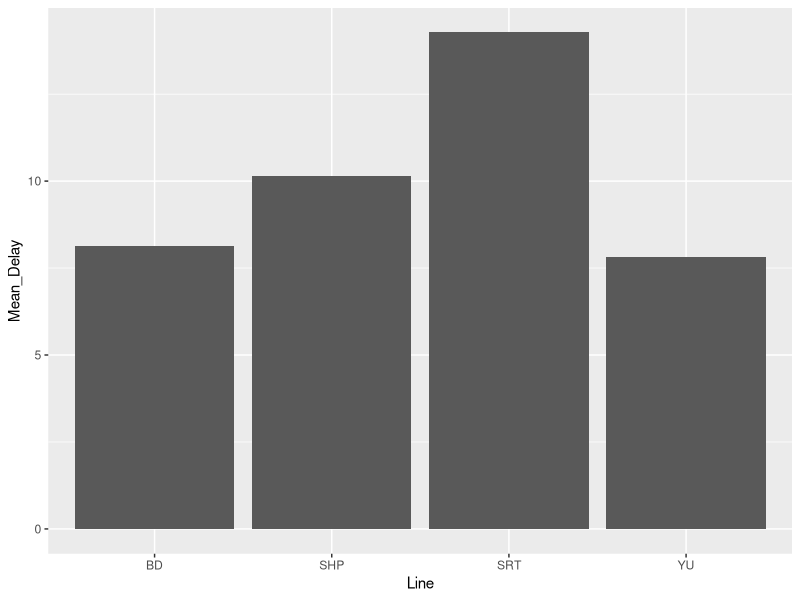
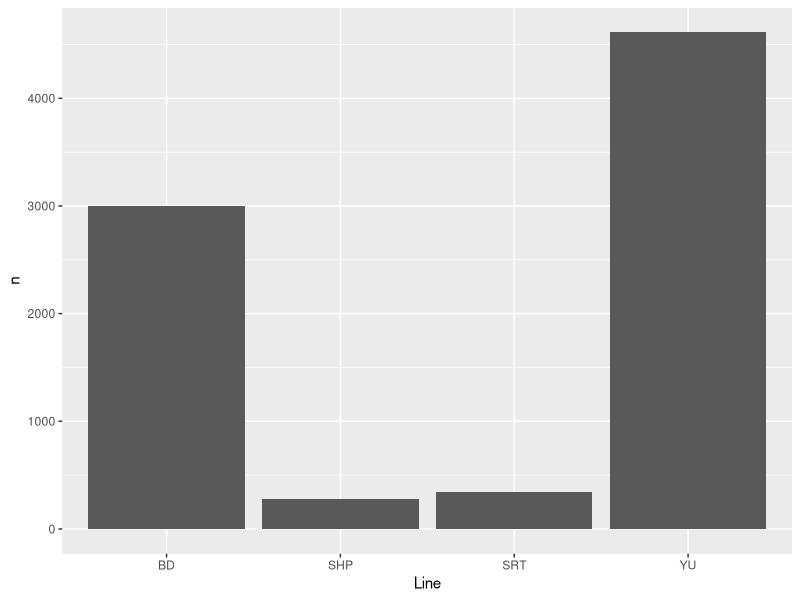
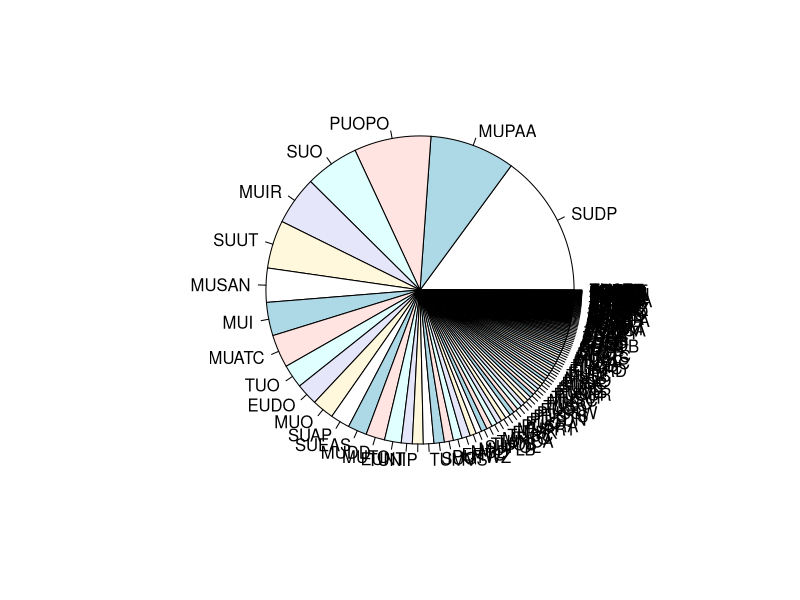
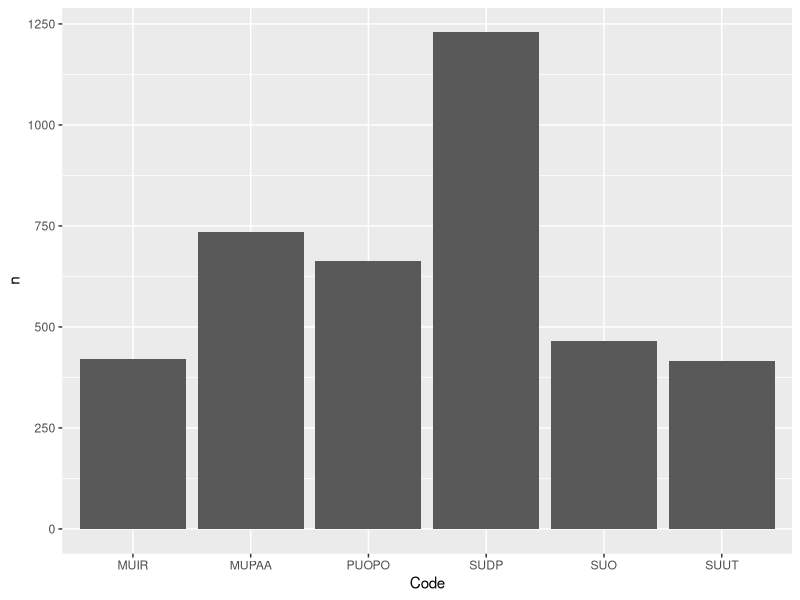

R code for these plots, in order:
#### Preamble ####
# Purpose: Tests... [...UPDATE THIS...]
# Author: Zijun Mneg
# Date: 24 January 2024
# Contact: zijun.meng@mai.utoronto.ca
# License: MIT
# Pre-requisites: -


#### Workspace setup ####
library(tidyverse)
library(dplyr)
library(here)

#### Test data ####
cleaned_data <-  read_csv(file=here("outputs/data/analysis_data.csv"))

cleaned_data$Date |> min() == "2023-01-01"
cleaned_data$Date |> max() == "2023-12-31"
cleaned_data$Min_Delay |> min() > 0

distinct(cleaned_data, Code)
delaybyline <-
  cleaned_data |>
  group_by(Line) %>%
  summarise(Mean_Delay = mean(Min_Delay),n = n()) |>
  filter(n > 100) |>
  arrange(-n)

filter(cleaned_data,Line=="77 SWANSEA")

test_data2 <-
  cleaned_data |>
  group_by(Station) %>%
  summarise(Mean_Delay = mean(Min_Delay),n = n()) |>
  filter(n > 100) |>
  arrange(-n)

delaybyreason <-
  cleaned_data %>%
  group_by(Code) %>%
  summarise(Mean_Delay = mean(Min_Delay),n = n()) %>%
  filter(n > 100) %>%
  arrange(-n)
sum(delaybyreason$n)

delaybyreason <-
  cleaned_data %>%
  group_by(Code) %>%
  summarise(Mean_Delay = mean(Min_Delay),n = n()) %>%
  arrange(-n)
sum(delaybyreason$n)

delaybyreason <-
  delaybyreason %>%
  group_by(Code)
delaybyreason

reasonnum <-
  select(delaybyreason,Code,n)
reasonnum

sum_of_sig <- sum(reasonnum$n[reasonnum$n > 400])
sum_of_sig

sum_of_all <- sum(reasonnum$n)
sum_of_all

reasonmean <-
  select(delaybyreason,Code,Mean_Delay)
reasonmean

ggplot(data=delaybyline, aes(x=Line, y=Mean_Delay)) +
  geom_bar(stat="identity")

ggplot(data=delaybyline, aes(x=Line, y=n)) +
  geom_bar(stat="identity")
table(delaybyreason$Code,delaybyreason$n)
pie(delaybyreason$n,labels = delaybyreason$Code)


delaybyreason <-
  cleaned_data %>%
  group_by(Code) %>%
  summarise(Mean_Delay = mean(Min_Delay),n = n()) %>%
  filter(n > 400) %>%
  arrange(-n)
ggplot(data=delaybyreason, aes(x=Code, y=n)) +
  geom_bar(stat="identity")
